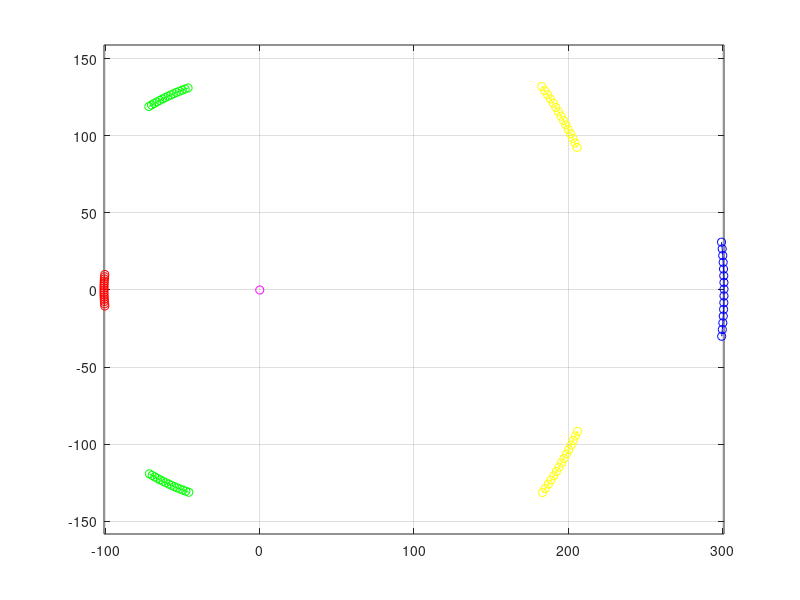

Here is the MATLAB script that generated this plot:
%% program do skrętu.
% Aksamit Michał
%
clear;
clc;
close all;

%% łuk 
a =- 100;

punkt1 = [-246.922; -35];
punkt2 = [-246.922; 35];

if a >= 0
    r1 = a + 201;
    r2 = r1 - 402;
    r3 = r1 - 75.5;
    r4 = r1 - 306.5;
    
    odchylenie = 45/(r1/200);
    odchylenie1 = 45/(r4/200);   
    
    rozdzielczosc = 1/(r1/50);
    
    if (r2<0) && (r2>-50)
        r4 =  sqrt( (r2)^2 + (95.5)^2);
        odchylenie1 = 45/(r4/135);
    elseif (r2 <= -50) && (r2>-150)
         r4 =  - sqrt( (r2)^2 + (95.5)^2) ;
        odchylenie1 = 45/(r4/200);
        punkt1 = [-246.922;  31];
        punkt2 = [-246.922; -31];
    elseif r2 <= -150 && r2 >= -201
         r4 = r2 + a/2;
        odchylenie1 = 45/(r4/200);
        punkt1 = [-246.922;  31];
        punkt2 = [-246.922; -31];
    end
    
    if r3 < 220
        r3 = r1 - (a/2);
    end
else
    r2 = a - 201;
    r1 = r2 + 402;
    r3 = r2 + 306.5;
    r4 = r2 + 75.5;
    
    odchylenie = 45/(r2/200);
    odchylenie1 = 45/(r3/200);
    
    rozdzielczosc = 1/(r2/250);
    
     if (r1>0) && (r1<50)
        r3 =  -sqrt( (r1)^2 + (95.5)^2);
        odchylenie1 = 45/(r3/135);
    elseif (r1 >= 50) && (r1 < 150)
         r3 = sqrt( (r1)^2 + (95.5)^2) ;
        odchylenie1 = 45/(r3/200);
        punkt1 = [-246.922;  31];
        punkt2 = [-246.922; -31];
    elseif r1 >= 150 && r1 < 201
         r3 = r1 - a/2;
        odchylenie1 = 45/(r3/200);
        punkt1 = [-246.922;  31];
        punkt2 = [-246.922; -31];
     end
    
     if r4 > -220
        r4 = r2 - (a/2);
     end   
end

prosta = sqrt((punkt2(1) - punkt1(1))^2 + (punkt2(2) - punkt1(2))^2);

if a>=0
    theta = 2*asind(prosta/(2*r1));
else
    theta = 2*asind(prosta/(2*r2));
end

angle = -(theta/2)+180: rozdzielczosc: (theta/2)+180+(theta/90);
x1 = r1*cosd(angle);
y1 = r1*sind(angle);

y1_real = -(x1 + a + 80);
x1_real = y1;

x2 = r2*cosd(angle);
y2 = r2*sind(angle);

y2_real = (x2 + a + 80);
x2_real = -y2;

if a >= 0
    angle1 = -(theta/2) + 180 + odchylenie: rozdzielczosc: (theta/2) + 180 + odchylenie + (theta/90);
    angle2 = -(theta/2) + 180 - odchylenie: rozdzielczosc: (theta/2) + 180 - odchylenie + (theta/90);
else
    angle1 = -(theta/2) + 180 - odchylenie1: rozdzielczosc: (theta/2) + 180 - odchylenie1 + (theta/90);
    angle2 = -(theta/2) + 180 + odchylenie1: rozdzielczosc: (theta/2) + 180 + odchylenie1 + (theta/90);
end

x3 = r3*cosd(angle1);
y3 = r3*sind(angle1);

y3_real = -(x3 + a + 80);
x3_real = y3;

x4 = r3*cosd(angle2);
y4 = r3*sind(angle2);

y4_real = -(x4 + a + 80);
x4_real = y4;

if a >= 0
    angle3 = -(theta/2) + odchylenie1 + 180: rozdzielczosc: (theta/2) + odchylenie1+(theta/90)+180;
    angle4 = -(theta/2) - odchylenie1 + 180: rozdzielczosc: (theta/2) - odchylenie1+(theta/90)+180;
else
    angle3 = -(theta/2) - odchylenie + 180: rozdzielczosc: (theta/2) - odchylenie +(theta/90)+180;
    angle4 = -(theta/2) + odchylenie + 180: rozdzielczosc: (theta/2) + odchylenie +(theta/90)+180; 
end

x5 = r4*cosd(angle3);
y5 = r4*sind(angle3);

y5_real = (x5 + a - 50);
x5_real = -y5;

x6 = r4*cosd(angle4);
y6 = r4*sind(angle4);

y6_real = (x6 + a - 50);
x6_real = -y6;

figure(1);
plot(x1, y1, '-o', 'color', 'red');
axis equal; % ustawienie takiej samej skali dla osi x i y
hold on;
plot(x2, y2, '-o', 'color', 'blue');
plot(x3, y3, '-o', 'color', 'green');
plot(x4, y4, '-o', 'color', 'green');
plot(x5, y5, '-o', 'color', 'yellow');
plot(x6, y6, '-o', 'color', 'yellow');
plot(0, 0, 'mo');
grid on;
hold off;

